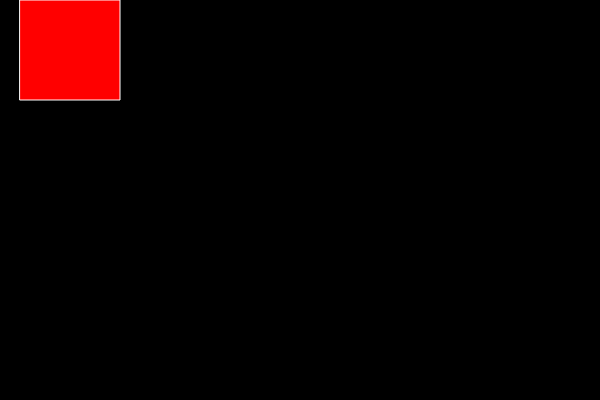
Frame 1 (no input)
Frame 60 (no input): identical to frame 1, image omitted
Frame 120 (the mouse pressed at the canvas centre since frame 60): identical to frame 1, image omitted

The p5.js sketch that drew this single still picture (run headless with seeded random() and noise() and a simulated clock; from frame 60 on, the mouse is pressed at the canvas centre):

// p5.js sketch
// ── sketch.js
function setup() {
    createCanvas(600, 400);
  }
  
  function draw() {
    background("black");
    
    stroke("white")
    fill("red")
    rect(20,0,100,100)
  }
    
